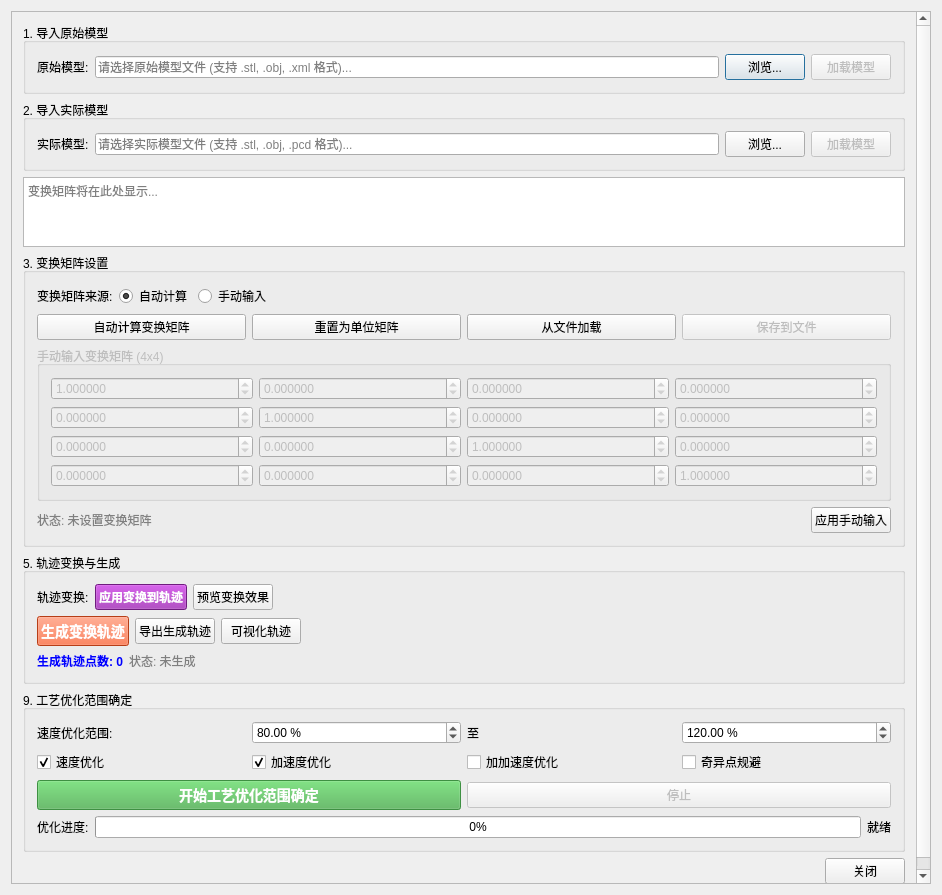
<?xml version="1.0" encoding="UTF-8"?>
<ui version="4.0">
 <class>ProcessOptimizationDialogClass</class>
 <widget class="QDialog" name="ProcessOptimizationDialogClass">
  <property name="geometry">
   <rect>
    <x>0</x>
    <y>0</y>
    <width>942</width>
    <height>895</height>
   </rect>
  </property>
  <property name="windowTitle">
   <string>工艺优化范围确定</string>
  </property>
  <layout class="QVBoxLayout" name="mainLayout">
   <item>
    <widget class="QScrollArea" name="scrollArea">
     <property name="widgetResizable">
      <bool>true</bool>
     </property>
     <widget class="QWidget" name="scrollAreaWidgetContents">
      <property name="geometry">
       <rect>
        <x>0</x>
        <y>0</y>
        <width>897</width>
        <height>1200</height>
       </rect>
      </property>
      <layout class="QVBoxLayout" name="contentLayout">
       <item>
        <widget class="QGroupBox" name="originalModelGroup">
         <property name="title">
          <string>1. 导入原始模型</string>
         </property>
         <layout class="QVBoxLayout" name="originalModelLayout">
          <item>
           <layout class="QHBoxLayout" name="originalModelFileLayout">
            <item>
             <widget class="QLabel" name="originalModelFileLabel">
              <property name="text">
               <string>原始模型:</string>
              </property>
             </widget>
            </item>
            <item>
             <widget class="QLineEdit" name="originalModelFileLineEdit">
              <property name="readOnly">
               <bool>true</bool>
              </property>
              <property name="placeholderText">
               <string>请选择原始模型文件 (支持 .stl, .obj, .xml 格式)...</string>
              </property>
             </widget>
            </item>
            <item>
             <widget class="QPushButton" name="browseOriginalModelButton">
              <property name="text">
               <string>浏览...</string>
              </property>
             </widget>
            </item>
            <item>
             <widget class="QPushButton" name="loadOriginalModelButton">
              <property name="enabled">
               <bool>false</bool>
              </property>
              <property name="text">
               <string>加载模型</string>
              </property>
             </widget>
            </item>
           </layout>
          </item>
         </layout>
        </widget>
       </item>
       <item>
        <widget class="QGroupBox" name="actualModelGroup">
         <property name="title">
          <string>2. 导入实际模型</string>
         </property>
         <layout class="QVBoxLayout" name="actualModelLayout">
          <item>
           <layout class="QHBoxLayout" name="actualModelFileLayout">
            <item>
             <widget class="QLabel" name="actualModelFileLabel">
              <property name="text">
               <string>实际模型:</string>
              </property>
             </widget>
            </item>
            <item>
             <widget class="QLineEdit" name="actualModelFileLineEdit">
              <property name="readOnly">
               <bool>true</bool>
              </property>
              <property name="placeholderText">
               <string>请选择实际模型文件 (支持 .stl, .obj, .pcd 格式)...</string>
              </property>
             </widget>
            </item>
            <item>
             <widget class="QPushButton" name="browseActualModelButton">
              <property name="text">
               <string>浏览...</string>
              </property>
             </widget>
            </item>
            <item>
             <widget class="QPushButton" name="loadActualModelButton">
              <property name="enabled">
               <bool>false</bool>
              </property>
              <property name="text">
               <string>加载模型</string>
              </property>
             </widget>
            </item>
           </layout>
          </item>
         </layout>
        </widget>
       </item>
       <item>
        <widget class="QTextEdit" name="transformMatrixTextEdit">
         <property name="readOnly">
          <bool>true</bool>
         </property>
         <property name="placeholderText">
          <string>变换矩阵将在此处显示...</string>
         </property>
        </widget>
       </item>
       <item>
        <widget class="QGroupBox" name="transformMatrixGroup">
         <property name="title">
          <string>3. 变换矩阵设置</string>
         </property>
         <layout class="QVBoxLayout" name="transformMatrixLayout">
          <item>
           <layout class="QHBoxLayout" name="transformModeLayout">
            <item>
             <widget class="QLabel" name="transformModeLabel">
              <property name="text">
               <string>变换矩阵来源:</string>
              </property>
             </widget>
            </item>
            <item>
             <widget class="QRadioButton" name="autoCalculateRadio">
              <property name="text">
               <string>自动计算</string>
              </property>
              <property name="checked">
               <bool>true</bool>
              </property>
             </widget>
            </item>
            <item>
             <widget class="QRadioButton" name="manualInputRadio">
              <property name="text">
               <string>手动输入</string>
              </property>
             </widget>
            </item>
            <item>
             <spacer name="transformModeSpacer">
              <property name="orientation">
               <enum>Qt::Horizontal</enum>
              </property>
              <property name="sizeHint" stdset="0">
               <size>
                <width>0</width>
                <height>0</height>
               </size>
              </property>
             </spacer>
            </item>
           </layout>
          </item>
          <item>
           <layout class="QHBoxLayout" name="transformButtonLayout">
            <item>
             <widget class="QPushButton" name="calculateTransformButton">
              <property name="enabled">
               <bool>true</bool>
              </property>
              <property name="text">
               <string>自动计算变换矩阵</string>
              </property>
             </widget>
            </item>
            <item>
             <widget class="QPushButton" name="resetTransformButton">
              <property name="text">
               <string>重置为单位矩阵</string>
              </property>
             </widget>
            </item>
            <item>
             <widget class="QPushButton" name="loadTransformFromFileButton">
              <property name="text">
               <string>从文件加载</string>
              </property>
             </widget>
            </item>
            <item>
             <widget class="QPushButton" name="saveTransformToFileButton">
              <property name="enabled">
               <bool>false</bool>
              </property>
              <property name="text">
               <string>保存到文件</string>
              </property>
             </widget>
            </item>
           </layout>
          </item>
          <item>
           <widget class="QGroupBox" name="manualTransformGroup">
            <property name="enabled">
             <bool>false</bool>
            </property>
            <property name="title">
             <string>手动输入变换矩阵 (4x4)</string>
            </property>
            <layout class="QGridLayout" name="manualTransformGrid">
             <item row="0" column="0">
              <widget class="QDoubleSpinBox" name="m00SpinBox">
               <property name="decimals">
                <number>6</number>
               </property>
               <property name="minimum">
                <double>-999.999999000000003</double>
               </property>
               <property name="maximum">
                <double>999.999999000000003</double>
               </property>
               <property name="value">
                <double>1.000000000000000</double>
               </property>
              </widget>
             </item>
             <item row="0" column="1">
              <widget class="QDoubleSpinBox" name="m01SpinBox">
               <property name="decimals">
                <number>6</number>
               </property>
               <property name="minimum">
                <double>-999.999999000000003</double>
               </property>
               <property name="maximum">
                <double>999.999999000000003</double>
               </property>
              </widget>
             </item>
             <item row="0" column="2">
              <widget class="QDoubleSpinBox" name="m02SpinBox">
               <property name="decimals">
                <number>6</number>
               </property>
               <property name="minimum">
                <double>-999.999999000000003</double>
               </property>
               <property name="maximum">
                <double>999.999999000000003</double>
               </property>
              </widget>
             </item>
             <item row="0" column="3">
              <widget class="QDoubleSpinBox" name="m03SpinBox">
               <property name="decimals">
                <number>6</number>
               </property>
               <property name="minimum">
                <double>-999.999999000000003</double>
               </property>
               <property name="maximum">
                <double>999.999999000000003</double>
               </property>
              </widget>
             </item>
             <item row="1" column="0">
              <widget class="QDoubleSpinBox" name="m10SpinBox">
               <property name="decimals">
                <number>6</number>
               </property>
               <property name="minimum">
                <double>-999.999999000000003</double>
               </property>
               <property name="maximum">
                <double>999.999999000000003</double>
               </property>
              </widget>
             </item>
             <item row="1" column="1">
              <widget class="QDoubleSpinBox" name="m11SpinBox">
               <property name="decimals">
                <number>6</number>
               </property>
               <property name="minimum">
                <double>-999.999999000000003</double>
               </property>
               <property name="maximum">
                <double>999.999999000000003</double>
               </property>
               <property name="value">
                <double>1.000000000000000</double>
               </property>
              </widget>
             </item>
             <item row="1" column="2">
              <widget class="QDoubleSpinBox" name="m12SpinBox">
               <property name="decimals">
                <number>6</number>
               </property>
               <property name="minimum">
                <double>-999.999999000000003</double>
               </property>
               <property name="maximum">
                <double>999.999999000000003</double>
               </property>
              </widget>
             </item>
             <item row="1" column="3">
              <widget class="QDoubleSpinBox" name="m13SpinBox">
               <property name="decimals">
                <number>6</number>
               </property>
               <property name="minimum">
                <double>-999.999999000000003</double>
               </property>
               <property name="maximum">
                <double>999.999999000000003</double>
               </property>
              </widget>
             </item>
             <item row="3" column="0">
              <widget class="QDoubleSpinBox" name="m20SpinBox">
               <property name="decimals">
                <number>6</number>
               </property>
               <property name="minimum">
                <double>-999.999999000000003</double>
               </property>
               <property name="maximum">
                <double>999.999999000000003</double>
               </property>
              </widget>
             </item>
             <item row="3" column="1">
              <widget class="QDoubleSpinBox" name="m21SpinBox">
               <property name="decimals">
                <number>6</number>
               </property>
               <property name="minimum">
                <double>-999.999999000000003</double>
               </property>
               <property name="maximum">
                <double>999.999999000000003</double>
               </property>
              </widget>
             </item>
             <item row="3" column="2">
              <widget class="QDoubleSpinBox" name="m22SpinBox">
               <property name="decimals">
                <number>6</number>
               </property>
               <property name="minimum">
                <double>-999.999999000000003</double>
               </property>
               <property name="maximum">
                <double>999.999999000000003</double>
               </property>
               <property name="value">
                <double>1.000000000000000</double>
               </property>
              </widget>
             </item>
             <item row="3" column="3">
              <widget class="QDoubleSpinBox" name="m23SpinBox">
               <property name="decimals">
                <number>6</number>
               </property>
               <property name="minimum">
                <double>-999.999999000000003</double>
               </property>
               <property name="maximum">
                <double>999.999999000000003</double>
               </property>
              </widget>
             </item>
             <item row="4" column="0">
              <widget class="QDoubleSpinBox" name="m30SpinBox">
               <property name="decimals">
                <number>6</number>
               </property>
               <property name="minimum">
                <double>-999.999999000000003</double>
               </property>
               <property name="maximum">
                <double>999.999999000000003</double>
               </property>
              </widget>
             </item>
             <item row="4" column="1">
              <widget class="QDoubleSpinBox" name="m31SpinBox">
               <property name="decimals">
                <number>6</number>
               </property>
               <property name="minimum">
                <double>-999.999999000000003</double>
               </property>
               <property name="maximum">
                <double>999.999999000000003</double>
               </property>
              </widget>
             </item>
             <item row="4" column="2">
              <widget class="QDoubleSpinBox" name="m32SpinBox">
               <property name="decimals">
                <number>6</number>
               </property>
               <property name="minimum">
                <double>-999.999999000000003</double>
               </property>
               <property name="maximum">
                <double>999.999999000000003</double>
               </property>
              </widget>
             </item>
             <item row="4" column="3">
              <widget class="QDoubleSpinBox" name="m33SpinBox">
               <property name="decimals">
                <number>6</number>
               </property>
               <property name="minimum">
                <double>-999.999999000000003</double>
               </property>
               <property name="maximum">
                <double>999.999999000000003</double>
               </property>
               <property name="value">
                <double>1.000000000000000</double>
               </property>
              </widget>
             </item>
            </layout>
           </widget>
          </item>
          <item>
           <layout class="QHBoxLayout" name="transformStatusLayout">
            <item>
             <widget class="QLabel" name="transformStatusLabel">
              <property name="enabled">
               <bool>true</bool>
              </property>
              <property name="styleSheet">
               <string notr="true">color: gray;</string>
              </property>
              <property name="text">
               <string>状态: 未设置变换矩阵</string>
              </property>
             </widget>
            </item>
            <item>
             <spacer name="transformStatusSpacer">
              <property name="orientation">
               <enum>Qt::Horizontal</enum>
              </property>
              <property name="sizeHint" stdset="0">
               <size>
                <width>0</width>
                <height>0</height>
               </size>
              </property>
             </spacer>
            </item>
            <item>
             <widget class="QPushButton" name="applyManualTransformButton">
              <property name="enabled">
               <bool>true</bool>
              </property>
              <property name="text">
               <string>应用手动输入</string>
              </property>
             </widget>
            </item>
           </layout>
          </item>
         </layout>
        </widget>
       </item>
       <item>
        <widget class="QGroupBox" name="trajectoryGenerationGroup">
         <property name="title">
          <string>5. 轨迹变换与生成</string>
         </property>
         <layout class="QVBoxLayout" name="trajectoryGenerationLayout">
          <item>
           <layout class="QHBoxLayout" name="transformTrajectoryLayout">
            <item>
             <widget class="QLabel" name="transformTrajectoryLabel">
              <property name="text">
               <string>轨迹变换:</string>
              </property>
             </widget>
            </item>
            <item>
             <widget class="QPushButton" name="transformTrajectoryButton">
              <property name="enabled">
               <bool>true</bool>
              </property>
              <property name="styleSheet">
               <string notr="true">background-color: #9C27B0; color: white; font-weight: bold;</string>
              </property>
              <property name="text">
               <string>应用变换到轨迹</string>
              </property>
             </widget>
            </item>
            <item>
             <widget class="QPushButton" name="previewTransformButton">
              <property name="enabled">
               <bool>true</bool>
              </property>
              <property name="text">
               <string>预览变换效果</string>
              </property>
             </widget>
            </item>
            <item>
             <spacer name="transformTrajectorySpcer">
              <property name="orientation">
               <enum>Qt::Horizontal</enum>
              </property>
              <property name="sizeHint" stdset="0">
               <size>
                <width>0</width>
                <height>0</height>
               </size>
              </property>
             </spacer>
            </item>
           </layout>
          </item>
          <item>
           <layout class="QHBoxLayout" name="trajectoryGenerationButtonLayout">
            <item>
             <widget class="QPushButton" name="generateTrajectoryButton">
              <property name="enabled">
               <bool>true</bool>
              </property>
              <property name="styleSheet">
               <string notr="true">background-color: #FF5722; color: white; font-weight: bold; font-size: 14px;</string>
              </property>
              <property name="text">
               <string>生成变换轨迹</string>
              </property>
             </widget>
            </item>
            <item>
             <widget class="QPushButton" name="exportGeneratedTrajectoryButton">
              <property name="enabled">
               <bool>true</bool>
              </property>
              <property name="text">
               <string>导出生成轨迹</string>
              </property>
             </widget>
            </item>
            <item>
             <widget class="QPushButton" name="visualizeTrajectoryButton">
              <property name="enabled">
               <bool>true</bool>
              </property>
              <property name="text">
               <string>可视化轨迹</string>
              </property>
             </widget>
            </item>
            <item>
             <spacer name="trajectoryGenerationButtonSpacer">
              <property name="orientation">
               <enum>Qt::Horizontal</enum>
              </property>
              <property name="sizeHint" stdset="0">
               <size>
                <width>0</width>
                <height>0</height>
               </size>
              </property>
             </spacer>
            </item>
           </layout>
          </item>
          <item>
           <layout class="QHBoxLayout" name="generatedTrajectoryInfoLayout">
            <item>
             <widget class="QLabel" name="generatedTrajectoryCountLabel">
              <property name="styleSheet">
               <string notr="true">color: blue; font-weight: bold;</string>
              </property>
              <property name="text">
               <string>生成轨迹点数: 0</string>
              </property>
             </widget>
            </item>
            <item>
             <widget class="QLabel" name="generatedTrajectoryStatusLabel">
              <property name="styleSheet">
               <string notr="true">color: gray;</string>
              </property>
              <property name="text">
               <string>状态: 未生成</string>
              </property>
             </widget>
            </item>
            <item>
             <spacer name="generatedTrajectoryInfoSpacer">
              <property name="orientation">
               <enum>Qt::Horizontal</enum>
              </property>
              <property name="sizeHint" stdset="0">
               <size>
                <width>0</width>
                <height>0</height>
               </size>
              </property>
             </spacer>
            </item>
           </layout>
          </item>
         </layout>
        </widget>
       </item>
       <item>
        <widget class="QGroupBox" name="processOptimizationGroup">
         <property name="title">
          <string>9. 工艺优化范围确定</string>
         </property>
         <layout class="QVBoxLayout" name="processOptimizationLayout">
          <item>
           <layout class="QGridLayout" name="processParamsGrid">
            <item row="0" column="0">
             <widget class="QLabel" name="velocityRangeLabel">
              <property name="text">
               <string>速度优化范围:</string>
              </property>
             </widget>
            </item>
            <item row="0" column="1">
             <widget class="QDoubleSpinBox" name="velocityMinSpinBox">
              <property name="suffix">
               <string> %</string>
              </property>
              <property name="minimum">
               <double>50.000000000000000</double>
              </property>
              <property name="maximum">
               <double>100.000000000000000</double>
              </property>
              <property name="value">
               <double>80.000000000000000</double>
              </property>
             </widget>
            </item>
            <item row="0" column="2">
             <widget class="QLabel" name="velocityToLabel">
              <property name="text">
               <string>至</string>
              </property>
             </widget>
            </item>
            <item row="0" column="3">
             <widget class="QDoubleSpinBox" name="velocityMaxSpinBox">
              <property name="suffix">
               <string> %</string>
              </property>
              <property name="minimum">
               <double>100.000000000000000</double>
              </property>
              <property name="maximum">
               <double>200.000000000000000</double>
              </property>
              <property name="value">
               <double>120.000000000000000</double>
              </property>
             </widget>
            </item>
           </layout>
          </item>
          <item>
           <layout class="QHBoxLayout" name="processOptionsLayout">
            <item>
             <widget class="QCheckBox" name="optimizeVelocityCheckBox">
              <property name="text">
               <string>速度优化</string>
              </property>
              <property name="checked">
               <bool>true</bool>
              </property>
             </widget>
            </item>
            <item>
             <widget class="QCheckBox" name="optimizeAccelerationCheckBox">
              <property name="text">
               <string>加速度优化</string>
              </property>
              <property name="checked">
               <bool>true</bool>
              </property>
             </widget>
            </item>
            <item>
             <widget class="QCheckBox" name="optimizeJerkCheckBox">
              <property name="text">
               <string>加加速度优化</string>
              </property>
             </widget>
            </item>
            <item>
             <widget class="QCheckBox" name="avoidSingularityCheckBox">
              <property name="text">
               <string>奇异点规避</string>
              </property>
             </widget>
            </item>
           </layout>
          </item>
          <item>
           <layout class="QHBoxLayout" name="processOptimizationButtonLayout">
            <item>
             <widget class="QPushButton" name="startProcessOptimizationButton">
              <property name="enabled">
               <bool>false</bool>
              </property>
              <property name="styleSheet">
               <string notr="true">background-color: #4CAF50; color: white; font-weight: bold; font-size: 14px;</string>
              </property>
              <property name="text">
               <string>开始工艺优化范围确定</string>
              </property>
             </widget>
            </item>
            <item>
             <widget class="QPushButton" name="stopProcessOptimizationButton">
              <property name="enabled">
               <bool>false</bool>
              </property>
              <property name="text">
               <string>停止</string>
              </property>
             </widget>
            </item>
           </layout>
          </item>
          <item>
           <layout class="QHBoxLayout" name="processProgressLayout">
            <item>
             <widget class="QLabel" name="processProgressLabel">
              <property name="text">
               <string>优化进度:</string>
              </property>
             </widget>
            </item>
            <item>
             <widget class="QProgressBar" name="processProgressBar">
              <property name="value">
               <number>0</number>
              </property>
              <property name="textVisible">
               <bool>true</bool>
              </property>
             </widget>
            </item>
            <item>
             <widget class="QLabel" name="processProgressInfoLabel">
              <property name="text">
               <string>就绪</string>
              </property>
             </widget>
            </item>
           </layout>
          </item>
         </layout>
        </widget>
       </item>
       <item>
        <layout class="QHBoxLayout" name="bottomButtonLayout">
         <item>
          <spacer name="bottomSpacer">
           <property name="orientation">
            <enum>Qt::Horizontal</enum>
           </property>
           <property name="sizeHint" stdset="0">
            <size>
             <width>0</width>
             <height>0</height>
            </size>
           </property>
          </spacer>
         </item>
         <item>
          <widget class="QPushButton" name="closeButton">
           <property name="text">
            <string>关闭</string>
           </property>
          </widget>
         </item>
        </layout>
       </item>
      </layout>
     </widget>
    </widget>
   </item>
  </layout>
 </widget>
 <layoutdefault spacing="6" margin="11"/>
 <resources>
   <include location="ProcessOptimizationDialog.qrc"/>
 </resources>
 <connections>
  <connection>
   <sender>browseOriginalModelButton</sender>
   <signal>clicked()</signal>
   <receiver>ProcessOptimizationDialogClass</receiver>
   <slot>onBrowseOriginalModelClicked()</slot>
  </connection>
  <connection>
   <sender>loadOriginalModelButton</sender>
   <signal>clicked()</signal>
   <receiver>ProcessOptimizationDialogClass</receiver>
   <slot>onLoadOriginalModelClicked()</slot>
  </connection>
  <connection>
   <sender>browseActualModelButton</sender>
   <signal>clicked()</signal>
   <receiver>ProcessOptimizationDialogClass</receiver>
   <slot>onBrowseActualModelClicked()</slot>
  </connection>
  <connection>
   <sender>loadActualModelButton</sender>
   <signal>clicked()</signal>
   <receiver>ProcessOptimizationDialogClass</receiver>
   <slot>onLoadActualModelClicked()</slot>
  </connection>
  <connection>
   <sender>autoCalculateRadio</sender>
   <signal>toggled(bool)</signal>
   <receiver>ProcessOptimizationDialogClass</receiver>
   <slot>onAutoCalculateToggled(bool)</slot>
  </connection>
  <connection>
   <sender>manualInputRadio</sender>
   <signal>toggled(bool)</signal>
   <receiver>ProcessOptimizationDialogClass</receiver>
   <slot>onManualInputToggled(bool)</slot>
  </connection>
  <connection>
   <sender>calculateTransformButton</sender>
   <signal>clicked()</signal>
   <receiver>ProcessOptimizationDialogClass</receiver>
   <slot>onCalculateTransformClicked()</slot>
  </connection>
  <connection>
   <sender>resetTransformButton</sender>
   <signal>clicked()</signal>
   <receiver>ProcessOptimizationDialogClass</receiver>
   <slot>onResetTransformClicked()</slot>
  </connection>
  <connection>
   <sender>loadTransformFromFileButton</sender>
   <signal>clicked()</signal>
   <receiver>ProcessOptimizationDialogClass</receiver>
   <slot>onLoadTransformFromFileClicked()</slot>
  </connection>
  <connection>
   <sender>saveTransformToFileButton</sender>
   <signal>clicked()</signal>
   <receiver>ProcessOptimizationDialogClass</receiver>
   <slot>onSaveTransformToFileClicked()</slot>
  </connection>
  <connection>
   <sender>applyManualTransformButton</sender>
   <signal>clicked()</signal>
   <receiver>ProcessOptimizationDialogClass</receiver>
   <slot>onApplyManualTransformClicked()</slot>
  </connection>
  <connection>
   <sender>transformTrajectoryButton</sender>
   <signal>clicked()</signal>
   <receiver>ProcessOptimizationDialogClass</receiver>
   <slot>onTransformTrajectoryClicked()</slot>
  </connection>
  <connection>
   <sender>previewTransformButton</sender>
   <signal>clicked()</signal>
   <receiver>ProcessOptimizationDialogClass</receiver>
   <slot>onPreviewTransformClicked()</slot>
  </connection>
  <connection>
   <sender>generateTrajectoryButton</sender>
   <signal>clicked()</signal>
   <receiver>ProcessOptimizationDialogClass</receiver>
   <slot>onGenerateTrajectoryClicked()</slot>
  </connection>
  <connection>
   <sender>exportGeneratedTrajectoryButton</sender>
   <signal>clicked()</signal>
   <receiver>ProcessOptimizationDialogClass</receiver>
   <slot>onExportGeneratedTrajectoryClicked()</slot>
  </connection>
  <connection>
   <sender>visualizeTrajectoryButton</sender>
   <signal>clicked()</signal>
   <receiver>ProcessOptimizationDialogClass</receiver>
   <slot>onVisualizeTrajectoryClicked()</slot>
  </connection>
  <connection>
   <sender>startProcessOptimizationButton</sender>
   <signal>clicked()</signal>
   <receiver>ProcessOptimizationDialogClass</receiver>
   <slot>onStartProcessOptimizationClicked()</slot>
  </connection>
  <connection>
   <sender>stopProcessOptimizationButton</sender>
   <signal>clicked()</signal>
   <receiver>ProcessOptimizationDialogClass</receiver>
   <slot>onStopProcessOptimizationClicked()</slot>
  </connection>
  <connection>
   <sender>closeButton</sender>
   <signal>clicked()</signal>
   <receiver>ProcessOptimizationDialogClass</receiver>
   <slot>close()</slot>
  </connection>
 </connections>
</ui>
